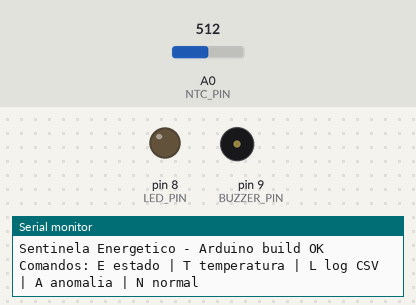
Recording of a sketch running on a simulated Arduino Uno, built with avr-gcc and run on an emulated ATmega328P. On the bench: output pins drawn as LEDs (lit = HIGH), buzzer (waves = sounding, pin HIGH), the last lines printed to the serial monitor. The inputs (shaded band) are chosen by the test bench; at power-on: A0 (NTC_PIN) = 512.

Above: at 1.2 s.
1.3 s: A0 (NTC_PIN) set to 578
3.0 s: A0 (NTC_PIN) set to 608
At 3.9 s:
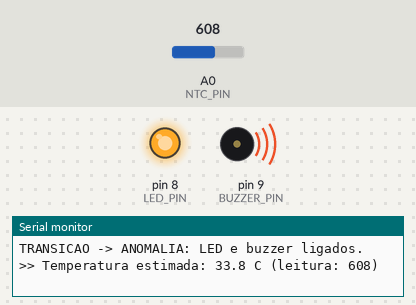
8.2 s: A0 (NTC_PIN) set to 580
At 9.6 s:
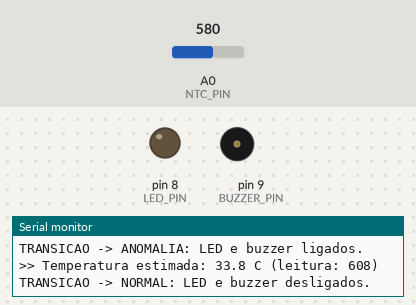
10.2 s: A0 (NTC_PIN) set to 600
At 11.7 s:
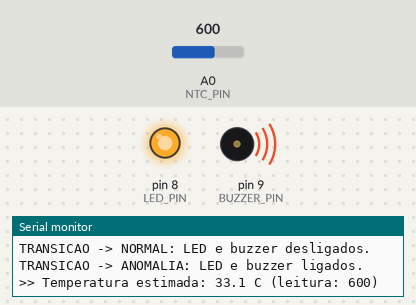
Timing chart, 0 to 13.2 s (numbered marks = the images above; inputs shaded):
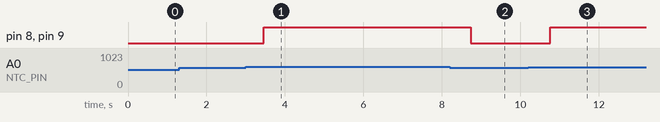

The sketch:

sentinela_arduino.ino
```cpp
// sentinela_arduino.ino
// Final Arduino firmware: full pipeline (sensor -> window -> fixed
// threshold detection -> FSM with hysteresis -> output: LED + buzzer).
//
// The Serial Monitor stays quiet by default. Commands (type + Enter):
//   E = print current state
//   T = print estimated temperature
//   L = toggle CSV logging (one line per sample)
//   A = set label to 1 (an anomaly is really happening)
//   N = set label to 0 (everything is normal)
// The temperature is also printed automatically when an anomaly starts.

extern "C" {
  #include "src/hal/sensor_hal.h"
  #include "src/core/window.h"
  #include "src/core/stats.h"
  #include "src/core/detector.h"
  #include "src/app/fsm.h"
  #include "src/output/output_hal.h"
}

#include <math.h>

#define SAMPLE_INTERVAL_MS       200
#define MIN_SAMPLES_FOR_ADAPTIVE 10

// Assumed NTC parameters, used ONLY for the temperature estimate.
// Anomaly detection never uses these: it works on the raw reading.
#define NTC_FIXED_RESISTOR 10000.0f
#define NTC_NOMINAL_R      10000.0f
#define NTC_NOMINAL_TEMP_K 298.15f
#define NTC_BETA           3950.0f

SlidingWindow window;
Fsm fsm;
uint16_t last_value = 0;
bool logging_enabled = false;
uint8_t current_label = 0;  // ground truth, set by the user: 0 normal, 1 anomaly

const char *state_name(SystemState state) {
  return (state == STATE_ANOMALIA) ? "ANOMALIA" : "NORMAL";
}

// Converts a raw ADC reading to degrees Celsius (Beta equation).
// Wiring assumed: NTC between 5V and A0, fixed resistor from A0 to GND.
float raw_to_celsius(uint16_t raw) {
  float r_ntc = NTC_FIXED_RESISTOR * (1023.0f / (float)raw - 1.0f);
  float inv_t = 1.0f / NTC_NOMINAL_TEMP_K + log(r_ntc / NTC_NOMINAL_R) / NTC_BETA;
  return (1.0f / inv_t) - 273.15f;
}

void print_temperature() {
  // 0 or 1023 usually means a loose wire or a missing component.
  if (last_value == 0 || last_value >= 1023) {
    Serial.println(">> Leitura fora da faixa (0 ou 1023): confira a fiacao do NTC.");
    return;
  }
  Serial.print(">> Temperatura estimada: ");
  Serial.print(raw_to_celsius(last_value), 1);
  Serial.print(" C (leitura: ");
  Serial.print(last_value);
  Serial.println(")");
}

void print_state() {
  Serial.print(">> Estado atual: ");
  Serial.println(state_name(fsm_get_state(&fsm)));
}

void print_log_header() {
  Serial.println("ms,raw,mean,stddev,fixed_flag,adaptive_flag,state,label");
}

// One CSV line per sample: the data the classifier will train on.
void print_log_line(uint16_t value, bool fixed_flag, bool adaptive_flag) {
  float mean = stats_mean(&window);
  float stddev = stats_stddev(&window, mean);

  Serial.print(millis());
  Serial.print(',');
  Serial.print(value);
  Serial.print(',');
  Serial.print(mean, 1);
  Serial.print(',');
  Serial.print(stddev, 1);
  Serial.print(',');
  Serial.print(fixed_flag ? 1 : 0);
  Serial.print(',');
  Serial.print(adaptive_flag ? 1 : 0);
  Serial.print(',');
  Serial.print(fsm_get_state(&fsm) == STATE_ANOMALIA ? 1 : 0);
  Serial.print(',');
  Serial.println(current_label);
}

// Reads whatever the user typed and runs the matching command.
void handle_serial_command() {
  while (Serial.available() > 0) {
    char c = Serial.read();
    if (c == 'T' || c == 't') {
      print_temperature();
    } else if (c == 'E' || c == 'e') {
      print_state();
    } else if (c == 'L' || c == 'l') {
      logging_enabled = !logging_enabled;
      if (logging_enabled) {
        print_log_header();
      } else {
        Serial.println("# log desligado");
      }
    } else if (c == 'A' || c == 'a') {
      current_label = 1;
      Serial.println("# rotulo = 1 (anomalia)");
    } else if (c == 'N' || c == 'n') {
      current_label = 0;
      Serial.println("# rotulo = 0 (normal)");
    }
  }
}

void setup() {
  Serial.begin(9600);

  sensor_hal_init();
  output_hal_init();
  window_init(&window);
  fsm_init(&fsm);

  Serial.println("Sentinela Energetico - Arduino build OK");
  Serial.println("Comandos: E estado | T temperatura | L log CSV | A anomalia | N normal");
}

void loop() {
  uint16_t value = sensor_hal_read();
  last_value = value;
  window_push(&window, value);

  bool fixed_flag = detector_fixed(value);
  bool adaptive_flag = false;
  if (window_count(&window) >= MIN_SAMPLES_FOR_ADAPTIVE) {
    adaptive_flag = detector_adaptive(&window, value);
  }

  bool transitioned = fsm_update(&fsm, fixed_flag);

  if (transitioned) {
    SystemState new_state = fsm_get_state(&fsm);
    output_hal_update(new_state);

    // While logging, stay silent so text never mixes into the CSV.
    if (!logging_enabled) {
      if (new_state == STATE_ANOMALIA) {
        Serial.println("TRANSICAO -> ANOMALIA: LED e buzzer ligados.");
        print_temperature();
      } else {
        Serial.println("TRANSICAO -> NORMAL: LED e buzzer desligados.");
      }
    }
  }

  if (logging_enabled) {
    print_log_line(value, fixed_flag, adaptive_flag);
  }

  handle_serial_command();
  delay(SAMPLE_INTERVAL_MS);
}
```

fsm.c
```cpp
// fsm.c
// See fsm.h for the hysteresis rationale.

#include "fsm.h"

void fsm_init(Fsm *fsm) {
    fsm->state = STATE_NORMAL;
    fsm->consecutive_count = 0;
}

bool fsm_update(Fsm *fsm, bool anomaly_detected) {
    bool wants_anomalia = anomaly_detected;
    bool currently_anomalia = (fsm->state == STATE_ANOMALIA);

    if (wants_anomalia == currently_anomalia) {
        // This reading agrees with where we already are.
        // Reset any streak that was building toward the opposite state.
        fsm->consecutive_count = 0;
        return false;
    }

    // This reading disagrees with the current state: count it toward
    // a possible transition.
    fsm->consecutive_count++;

    if (fsm->consecutive_count >= FSM_HYSTERESIS_COUNT) {
        fsm->state = wants_anomalia ? STATE_ANOMALIA : STATE_NORMAL;
        fsm->consecutive_count = 0;
        return true;
    }

    return false;
}

SystemState fsm_get_state(const Fsm *fsm) {
    return fsm->state;
}
```

fsm.h
```cpp
// fsm.h
// Two-state machine (NORMAL / ANOMALIA) with hysteresis: a state
// change only happens after FSM_HYSTERESIS_COUNT consecutive readings
// agree, in either direction — this absorbs isolated noisy samples
// without needing a full statistical filter.

#ifndef FSM_H
#define FSM_H

#include <stdbool.h>

#ifdef __cplusplus
extern "C" {
#endif

typedef enum {
    STATE_NORMAL,
    STATE_ANOMALIA
} SystemState;

typedef struct {
    SystemState state;
    int consecutive_count;
} Fsm;

#define FSM_HYSTERESIS_COUNT 3

void fsm_init(Fsm *fsm);

// Feeds one new detection result into the FSM.
// Returns true if the state changed as a result of this call.
bool fsm_update(Fsm *fsm, bool anomaly_detected);

SystemState fsm_get_state(const Fsm *fsm);

#ifdef __cplusplus
}
#endif

#endif // FSM_H
```

detector.c
```cpp
// detector.c
// Implementations of the two detection strategies declared in
// detector.h. Both are intentionally simple — the point of this
// module is to compare their behavior, not to optimize either one.

#include "detector.h"
#include "stats.h"

bool detector_fixed(uint16_t value) {
    return (float)value > FIXED_THRESHOLD;
}

bool detector_adaptive(const SlidingWindow *window, uint16_t value) {
    float mean = stats_mean(window);
    float stddev = stats_stddev(window, mean);
    float upper_limit = mean + K_SIGMA * stddev;

    return (float)value > upper_limit;
}
```

detector.h
```cpp
// detector.h
// Two anomaly-decision strategies over the same sliding window data:
// a fixed threshold and an adaptive (z-score based) threshold.

#ifndef DETECTOR_H
#define DETECTOR_H

#include <stdbool.h>
#include <stdint.h>
#include "window.h"

#ifdef __cplusplus
extern "C" {
#endif

#define FIXED_THRESHOLD 590.0f
#define K_SIGMA 3.0f

bool detector_fixed(uint16_t value);
bool detector_adaptive(const SlidingWindow *window, uint16_t value);

#ifdef __cplusplus
}
#endif

#endif // DETECTOR_H
```

stats.c
```cpp
// stats.c
// Straightforward two-pass computation: one pass for the mean
// (needed by the caller anyway for detector logic), one pass for
// the variance using that mean.

#include "stats.h"
#include <math.h>

float stats_mean(const SlidingWindow *window) {
    int n = window_count(window);
    if (n == 0) {
        return 0.0f;
    }

    float sum = 0.0f;
    for (int i = 0; i < n; i++) {
        sum += (float)window_get(window, i);
    }
    return sum / (float)n;
}

float stats_stddev(const SlidingWindow *window, float mean) {
    int n = window_count(window);
    if (n == 0) {
        return 0.0f;
    }

    float sum_sq_diff = 0.0f;
    for (int i = 0; i < n; i++) {
        float diff = (float)window_get(window, i) - mean;
        sum_sq_diff += diff * diff;
    }
    return sqrtf(sum_sq_diff / (float)n);
}
```

stats.h
```cpp
// stats.h
// Basic descriptive statistics computed over a sliding window.

#ifndef STATS_H
#define STATS_H

#include "window.h"

#ifdef __cplusplus
extern "C" {
#endif

float stats_mean(const SlidingWindow *window);
float stats_stddev(const SlidingWindow *window, float mean);

#ifdef __cplusplus
}
#endif

#endif // STATS_H
```

window.c
```cpp
// window.c
// Circular buffer implementation. Writing is O(1): the buffer never
// shifts elements, it just wraps write_index back to 0 once it hits
// WINDOW_SIZE, naturally overwriting the oldest sample.

#include "window.h"

void window_init(SlidingWindow *window) {
    window->write_index = 0;
    window->count = 0;
}

void window_push(SlidingWindow *window, uint16_t value) {
    window->samples[window->write_index] = value;
    window->write_index = (window->write_index + 1) % WINDOW_SIZE;

    if (window->count < WINDOW_SIZE) {
        window->count++;
    }
}

bool window_is_full(const SlidingWindow *window) {
    return window->count == WINDOW_SIZE;
}

int window_count(const SlidingWindow *window) {
    return window->count;
}

uint16_t window_get(const SlidingWindow *window, int index_from_oldest) {
    // While the window hasn't filled up yet, samples were written
    // starting at index 0 with no wraparound, so the oldest one is
    // simply at index 0. Once it's full, write_index points exactly
    // at the oldest sample (the next one about to be overwritten).
    int oldest_index = (window->count < WINDOW_SIZE) ? 0 : window->write_index;
    int actual_index = (oldest_index + index_from_oldest) % WINDOW_SIZE;
    return window->samples[actual_index];
}
```

window.h
```cpp
// window.h
// Fixed-size circular buffer holding the most recent N sensor samples
// (the "sliding window"). Statistics modules read from this instead
// of talking to the sensor HAL directly.

#ifndef WINDOW_H
#define WINDOW_H

#include <stdint.h>
#include <stdbool.h>

#ifdef __cplusplus
extern "C" {
#endif

#define WINDOW_SIZE 20

typedef struct {
    uint16_t samples[WINDOW_SIZE];
    int write_index;
    int count;
} SlidingWindow;

void window_init(SlidingWindow *window);
void window_push(SlidingWindow *window, uint16_t value);
bool window_is_full(const SlidingWindow *window);
int window_count(const SlidingWindow *window);
uint16_t window_get(const SlidingWindow *window, int index_from_oldest);

#ifdef __cplusplus
}
#endif

#endif // WINDOW_H
```

sensor_hal.h
```cpp
// sensor_hal.h
// Public interface for the sensor Hardware Abstraction Layer (HAL).
// Code above this layer talks ONLY to these two functions, never to
// hardware registers or simulation internals directly. This is what
// lets the sensor implementation be swapped later (simulated NTC now,
// real NTC next, ACS712 even later) without touching anything else.

#ifndef SENSOR_HAL_H
#define SENSOR_HAL_H

#include <stdint.h>

// Must be called once, before any call to sensor_hal_read().
void sensor_hal_init(void);

// Returns one raw sample from the sensor.
// Range (0-1023) mirrors Arduino's analogRead() output for a 10-bit ADC.
uint16_t sensor_hal_read(void);

#endif // SENSOR_HAL_H
```

sensor_hal_arduino.cpp
```cpp
// sensor_hal_arduino.cpp
// Real hardware implementation of the sensor HAL: reads the NTC
// voltage divider on pin A0. Written as .cpp (not .c) because it
// needs Arduino's analogRead(), a C++-context API. The extern "C"
// block keeps it callable from the plain-C core modules, exactly
// like the simulated version was.

#include <Arduino.h>

extern "C" {
  #include "sensor_hal.h"
}

#define NTC_PIN A0

void sensor_hal_init(void) {
  // Nothing extra needed: analogRead() works out of the box on Uno.
}

uint16_t sensor_hal_read(void) {
  return (uint16_t)analogRead(NTC_PIN);
}
```

output_hal.h
```cpp
// output_hal.h
// Interface for reacting to state changes (LED, buzzer, serial log).
// Called only when the FSM actually transitions, not on every read.

#ifndef OUTPUT_HAL_H
#define OUTPUT_HAL_H

#include "../app/fsm.h"

#ifdef __cplusplus
extern "C" {
#endif

void output_hal_init(void);
void output_hal_update(SystemState state);

#ifdef __cplusplus
}
#endif

#endif // OUTPUT_HAL_H
```

output_hal_arduino.cpp
```cpp
// output_hal_arduino.cpp
// Real hardware implementation of the output layer: drives an LED
// and a buzzer based on the FSM state. It prints nothing: messages
// are the sketch's job, so they never mix into the CSV log.

#include <Arduino.h>

extern "C" {
  #include "output_hal.h"
}

#define LED_PIN    8
#define BUZZER_PIN 9

void output_hal_init(void) {
  pinMode(LED_PIN, OUTPUT);
  pinMode(BUZZER_PIN, OUTPUT);
  digitalWrite(LED_PIN, LOW);
  digitalWrite(BUZZER_PIN, LOW);
}

void output_hal_update(SystemState state) {
  if (state == STATE_ANOMALIA) {
    digitalWrite(LED_PIN, HIGH);
    digitalWrite(BUZZER_PIN, HIGH);
  } else {
    digitalWrite(LED_PIN, LOW);
    digitalWrite(BUZZER_PIN, LOW);
  }
}
```

Measured:
- the behaviour switches between 590 and 591 on A0 (NTC_PIN) (found by bisection; images 0 and 1)
- after the input at 1.3 s, every drawn part: stays the same
- after the input at 3.0 s, pin 8 (LED_PIN), pin 9 (BUZZER_PIN): LOW → HIGH after 0.46 s
- after the input at 8.2 s, pin 8 (LED_PIN), pin 9 (BUZZER_PIN): HIGH → LOW after 0.54 s
- after the input at 10.2 s, pin 8 (LED_PIN), pin 9 (BUZZER_PIN): LOW → HIGH after 0.56 s
